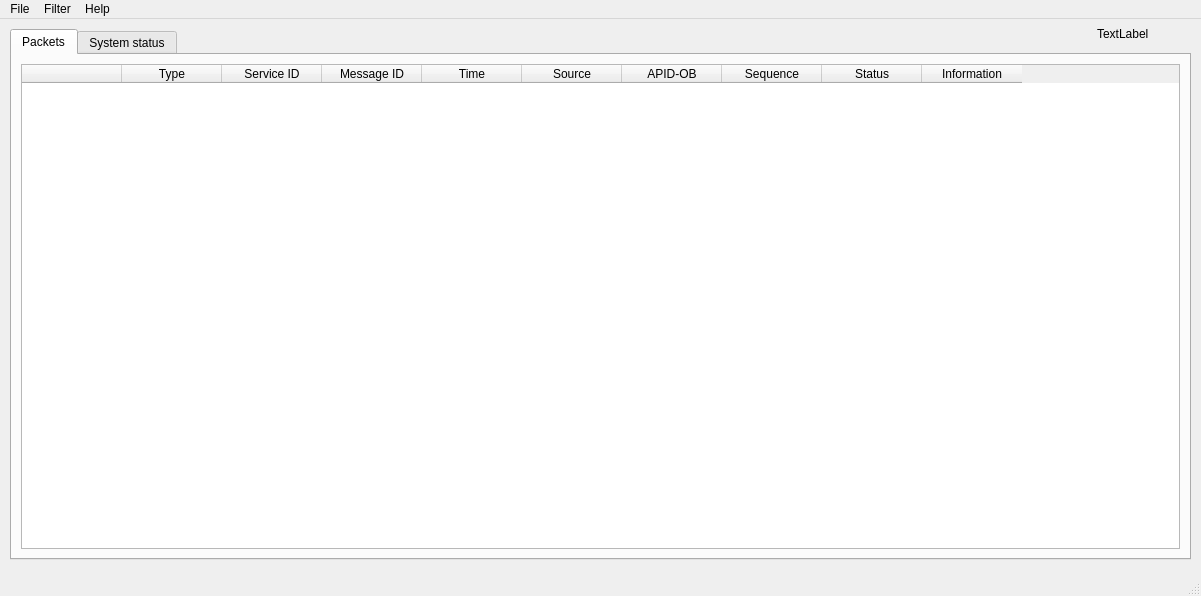
<?xml version="1.0" encoding="UTF-8"?>
<ui version="4.0">
 <class>MainView</class>
 <widget class="QMainWindow" name="MainView">
  <property name="geometry">
   <rect>
    <x>0</x>
    <y>0</y>
    <width>1201</width>
    <height>596</height>
   </rect>
  </property>
  <property name="windowTitle">
   <string>Pus Console</string>
  </property>
  <widget class="QWidget" name="centralwidget">
   <widget class="QTabWidget" name="tabWidget">
    <property name="geometry">
     <rect>
      <x>10</x>
      <y>10</y>
      <width>1181</width>
      <height>531</height>
     </rect>
    </property>
    <property name="currentIndex">
     <number>0</number>
    </property>
    <widget class="QWidget" name="packetTab">
     <attribute name="title">
      <string>Packets</string>
     </attribute>
     <layout class="QGridLayout" name="gridLayout">
      <item row="0" column="0">
       <widget class="QTableWidget" name="packagesTable">
        <column>
         <property name="text">
          <string/>
         </property>
        </column>
        <column>
         <property name="text">
          <string>Type</string>
         </property>
        </column>
        <column>
         <property name="text">
          <string>Service ID</string>
         </property>
        </column>
        <column>
         <property name="text">
          <string>Message ID</string>
         </property>
        </column>
        <column>
         <property name="text">
          <string>Time</string>
         </property>
        </column>
        <column>
         <property name="text">
          <string>Source</string>
         </property>
        </column>
        <column>
         <property name="text">
          <string>APID-OB</string>
         </property>
        </column>
        <column>
         <property name="text">
          <string>Sequence</string>
         </property>
        </column>
        <column>
         <property name="text">
          <string>Status</string>
         </property>
        </column>
        <column>
         <property name="text">
          <string>Information</string>
         </property>
        </column>
       </widget>
      </item>
     </layout>
    </widget>
    <widget class="QWidget" name="statusTab">
     <attribute name="title">
      <string>System status</string>
     </attribute>
     <widget class="QListWidget" name="hkParamList">
      <property name="geometry">
       <rect>
        <x>10</x>
        <y>60</y>
        <width>361</width>
        <height>431</height>
       </rect>
      </property>
     </widget>
     <widget class="QLabel" name="spacecraftTimeLbl">
      <property name="geometry">
       <rect>
        <x>10</x>
        <y>10</y>
        <width>121</width>
        <height>17</height>
       </rect>
      </property>
      <property name="text">
       <string>SpacecraftTime:</string>
      </property>
     </widget>
     <widget class="QLabel" name="hkParamsLbl">
      <property name="geometry">
       <rect>
        <x>10</x>
        <y>40</y>
        <width>191</width>
        <height>17</height>
       </rect>
      </property>
      <property name="text">
       <string>Housekeeping parameters</string>
      </property>
     </widget>
     <widget class="QLabel" name="sysParamsLabel">
      <property name="geometry">
       <rect>
        <x>390</x>
        <y>40</y>
        <width>141</width>
        <height>17</height>
       </rect>
      </property>
      <property name="text">
       <string>System parameters</string>
      </property>
     </widget>
     <widget class="QListWidget" name="sysParamsList">
      <property name="geometry">
       <rect>
        <x>390</x>
        <y>60</y>
        <width>361</width>
        <height>431</height>
       </rect>
      </property>
     </widget>
    </widget>
   </widget>
   <widget class="QLabel" name="label">
    <property name="geometry">
     <rect>
      <x>1097</x>
      <y>0</y>
      <width>61</width>
      <height>31</height>
     </rect>
    </property>
    <property name="text">
     <string>&lt;html&gt;&lt;head/&gt;&lt;body&gt;&lt;p&gt;&lt;img src=&quot;:logo_gmv.svg&quot; height=&quot;35&quot; width=&quot;65&quot;/&gt;TextLabel&lt;/p&gt;&lt;/body&gt;&lt;/html&gt;</string>
    </property>
   </widget>
  </widget>
  <widget class="QMenuBar" name="menubar">
   <property name="geometry">
    <rect>
     <x>0</x>
     <y>0</y>
     <width>1201</width>
     <height>25</height>
    </rect>
   </property>
   <widget class="QMenu" name="menuFile">
    <property name="title">
     <string>File</string>
    </property>
    <addaction name="actionSave_as"/>
    <addaction name="actionLoad"/>
    <addaction name="separator"/>
    <addaction name="actionCreate_TC"/>
    <addaction name="actionLoad_TCs"/>
   </widget>
   <widget class="QMenu" name="menuHelp">
    <property name="title">
     <string>Help</string>
    </property>
    <addaction name="actionAbout_GMV"/>
   </widget>
   <widget class="QMenu" name="menuFilter">
    <property name="title">
     <string>Filter</string>
    </property>
    <addaction name="actionCreate_filter"/>
    <addaction name="actionDelete_filter"/>
   </widget>
   <addaction name="menuFile"/>
   <addaction name="menuFilter"/>
   <addaction name="menuHelp"/>
  </widget>
  <widget class="QStatusBar" name="statusbar"/>
  <action name="actionNew_connection">
   <property name="text">
    <string>New connection</string>
   </property>
  </action>
  <action name="actionSave_as">
   <property name="text">
    <string>Save as ...</string>
   </property>
  </action>
  <action name="actionLoad">
   <property name="text">
    <string>Load</string>
   </property>
  </action>
  <action name="actionAbout_GMV">
   <property name="text">
    <string>About GMV</string>
   </property>
  </action>
  <action name="actionCreate_TC">
   <property name="text">
    <string>Create TC</string>
   </property>
  </action>
  <action name="actionCreate_filter">
   <property name="text">
    <string>Create filter</string>
   </property>
  </action>
  <action name="actionDelete_filter">
   <property name="text">
    <string>Delete filter</string>
   </property>
  </action>
  <action name="actionLoad_TCs">
   <property name="text">
    <string>Load TCs</string>
   </property>
  </action>
 </widget>
 <resources>
  <include location="images.qrc"/>
 </resources>
 <connections/>
</ui>
